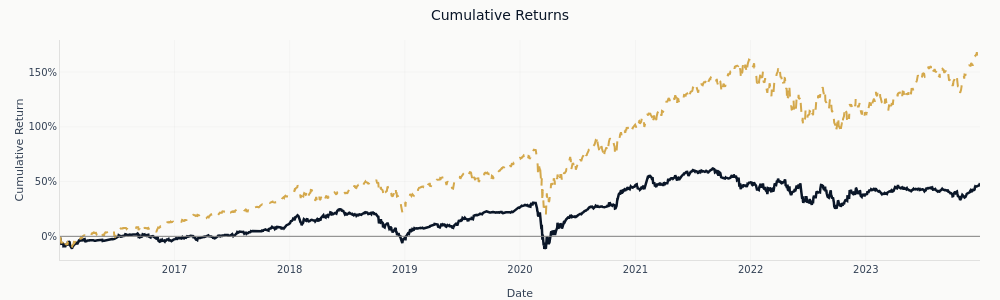
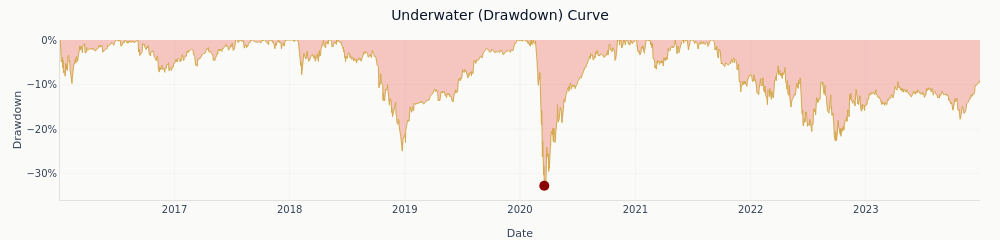
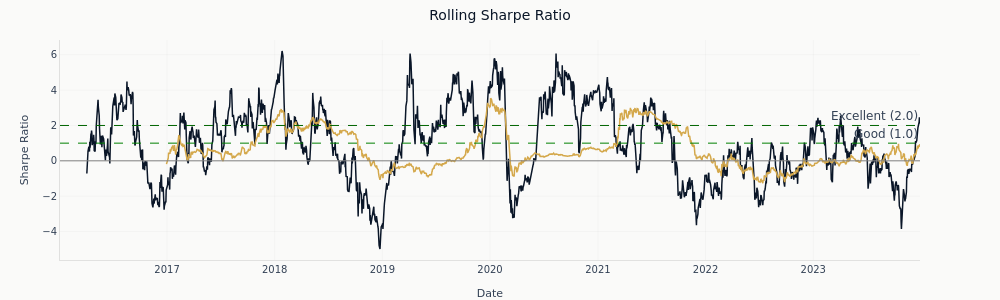

Notebook source saved alongside these figures, in order:
### Markdown cell above
## 10. Tear Sheet: `ml4t-diagnostic`

`ml4t-diagnostic` exposes two delivery modes for the same analysis surface:

- **Inline**: `create_portfolio_dashboard(analysis).show()` renders the
  metrics block plus each Plotly figure (cumulative returns, drawdown
  underwater, rolling Sharpe, monthly heatmap, returns distribution, etc.) as
  normal notebook cell outputs.
- **HTML**: `tear_sheet.save_html(path)` writes a self-contained file that
  embeds the same content for sharing or archival.

We build the analysis on the HRP walk-forward returns versus SPY (the same
benchmark the chapter prose uses). The tear sheet metrics are computed from
the strategy series, so they will track the table above to within rounding.

### Code cell
hrp_returns_series = portfolio_returns["HRP"].dropna()
spy_returns_series = returns["SPY"].reindex(hrp_returns_series.index).dropna()
common_idx = hrp_returns_series.index.intersection(spy_returns_series.index)

hrp_analysis = PortfolioAnalysis(
    returns=hrp_returns_series.loc[common_idx].to_numpy(),
    benchmark=spy_returns_series.loc[common_idx].to_numpy(),
    dates=common_idx,
    risk_free=0.0,
    periods_per_year=252,
)

hrp_tear_sheet = create_portfolio_dashboard(hrp_analysis)

for dashboard_figure in hrp_tear_sheet.figures.values():
    dashboard_figure.update_layout(
        paper_bgcolor=COLORS["bg_light"],
        plot_bgcolor=COLORS["bg_light"],
        font_color=COLORS["neutral"],
    )

rolling_beta_figure = hrp_tear_sheet.figures["Rolling Beta"]
rolling_beta_figure.update_layout(margin=dict(l=60, r=90, t=40, b=40))
rolling_beta_figure.update_annotations(x=0.995, xanchor="right")

# Inline display: metrics summary + each constituent figure as a separate cell.
hrp_tear_sheet.show()

### Figure 1 — Plotly figure (JSON) as saved in the notebook; plotly's stock layout.template omitted (floating-point values rounded to 4 significant figures; data arrays with more than 128 entries replaced by an {"elided": "..."} marker saying what was removed)
{"data": [{"hovertemplate": "Date: %{x}<br>Return: %{y:.2%}<extra></extra>", "line": {"color": "#0a1628", "width": 2.5}, "mode": "lines", "name": "Strategy", "type": "scatter", "x": {"elided": "2012 str values"}, "y": {"elided": "2012 float values"}}, {"hovertemplate": "Date: %{x}<br>Return: %{y:.2%}<extra></extra>", "line": {"color": "#D4A84B", "dash": "dash", "width": 2.0}, "mode": "lines", "name": "Benchmark", "type": "scatter", "x": {"elided": "2012 str values"}, "y": {"elided": "2012 float values"}}], "layout": {"font": {"color": "#334155", "family": "DM Sans, DejaVu Sans, sans-serif", "size": 12}, "height": 300, "hoverlabel": {"bgcolor": "white", "font": {"family": "DM Sans, DejaVu Sans, sans-serif", "size": 13}}, "hovermode": "x unified", "legend": {"x": 0.01, "xanchor": "left", "y": 0.99, "yanchor": "top"}, "margin": {"b": 40, "l": 60, "r": 20, "t": 40}, "paper_bgcolor": "#FAFAF9", "plot_bgcolor": "#FAFAF9", "shapes": [{"line": {"color": "gray", "dash": "solid", "width": 1}, "type": "line", "x0": 0, "x1": 1, "xref": "x domain", "y0": 0, "y1": 0, "yref": "y"}], "showlegend": false, "title": {"text": "Cumulative Returns"}, "width": 1000, "xaxis": {"gridcolor": "rgba(0,0,0,0.06)", "linecolor": "rgba(0,0,0,0.1)", "title": {"text": "Date"}, "zeroline": false}, "yaxis": {"gridcolor": "rgba(0,0,0,0.06)", "linecolor": "rgba(0,0,0,0.1)", "tickformat": ".0%", "title": {"text": "Cumulative Return"}, "zeroline": false}}}

### Figure 2 — Plotly figure (JSON) as saved in the notebook; plotly's stock layout.template omitted (floating-point values rounded to 4 significant figures; data arrays with more than 128 entries replaced by an {"elided": "..."} marker saying what was removed)
{"data": [{"fill": "tozeroy", "fillcolor": "rgba(231, 76, 60, 0.3)", "hovertemplate": "Date: %{x}<br>Drawdown: %{y:.2%}<extra></extra>", "line": {"color": "#D4A84B", "width": 1}, "mode": "lines", "name": "Drawdown", "type": "scatter", "x": {"elided": "2012 str values"}, "y": {"elided": "2012 float values"}}, {"hovertemplate": "Max Drawdown<br>Date: %{x}<br>DD: %{y:.2%}<extra></extra>", "marker": {"color": "darkred", "size": 10, "symbol": "circle"}, "mode": "markers", "name": "Max DD: -32.7%", "type": "scatter", "x": ["2020-03-18T00:00:00"], "y": [-0.3273]}], "layout": {"font": {"color": "#334155", "family": "DM Sans, DejaVu Sans, sans-serif", "size": 12}, "height": 240, "hoverlabel": {"bgcolor": "white", "font": {"family": "DM Sans, DejaVu Sans, sans-serif", "size": 13}}, "hovermode": "x unified", "legend": {"x": 0.99, "xanchor": "right", "y": 0.01, "yanchor": "bottom"}, "margin": {"b": 40, "l": 60, "r": 20, "t": 40}, "paper_bgcolor": "#FAFAF9", "plot_bgcolor": "#FAFAF9", "showlegend": false, "title": {"text": "Underwater (Drawdown) Curve"}, "width": 1000, "xaxis": {"gridcolor": "rgba(0,0,0,0.06)", "linecolor": "rgba(0,0,0,0.1)", "title": {"text": "Date"}, "zeroline": false}, "yaxis": {"gridcolor": "rgba(0,0,0,0.06)", "linecolor": "rgba(0,0,0,0.1)", "tickformat": ".0%", "title": {"text": "Drawdown"}, "zeroline": false}}}

### Figure 3 — Plotly figure (JSON) as saved in the notebook; plotly's stock layout.template omitted (floating-point values rounded to 4 significant figures; data arrays with more than 128 entries replaced by an {"elided": "..."} marker saying what was removed)
{"data": [{"hovertemplate": "63d Sharpe: %{y:.2f}<extra></extra>", "line": {"color": "#0a1628", "width": 1.5}, "mode": "lines", "name": "63d", "type": "scatter", "x": {"elided": "2012 str values"}, "y": {"elided": "2012 float values"}}, {"hovertemplate": "252d Sharpe: %{y:.2f}<extra></extra>", "line": {"color": "#D4A84B", "width": 1.5}, "mode": "lines", "name": "252d", "type": "scatter", "x": {"elided": "2012 str values"}, "y": {"elided": "2012 float values"}}], "layout": {"annotations": [{"showarrow": false, "text": "Good (1.0)", "x": 1, "xanchor": "right", "xref": "x domain", "y": 1, "yanchor": "bottom", "yref": "y"}, {"showarrow": false, "text": "Excellent (2.0)", "x": 1, "xanchor": "right", "xref": "x domain", "y": 2, "yanchor": "bottom", "yref": "y"}], "font": {"color": "#334155", "family": "DM Sans, DejaVu Sans, sans-serif", "size": 12}, "height": 300, "hoverlabel": {"bgcolor": "white", "font": {"family": "DM Sans, DejaVu Sans, sans-serif", "size": 13}}, "hovermode": "x unified", "legend": {"x": 0.01, "xanchor": "left", "y": 0.99, "yanchor": "top"}, "margin": {"b": 40, "l": 60, "r": 80, "t": 40}, "paper_bgcolor": "#FAFAF9", "plot_bgcolor": "#FAFAF9", "shapes": [{"line": {"color": "gray", "dash": "solid", "width": 1}, "type": "line", "x0": 0, "x1": 1, "xref": "x domain", "y0": 0, "y1": 0, "yref": "y"}, {"line": {"color": "green", "dash": "dash", "width": 1}, "type": "line", "x0": 0, "x1": 1, "xref": "x domain", "y0": 1, "y1": 1, "yref": "y"}, {"line": {"color": "darkgreen", "dash": "dash", "width": 1}, "type": "line", "x0": 0, "x1": 1, "xref": "x domain", "y0": 2, "y1": 2, "yref": "y"}], "showlegend": false, "title": {"text": "Rolling Sharpe Ratio"}, "width": 1000, "xaxis": {"gridcolor": "rgba(0,0,0,0.06)", "linecolor": "rgba(0,0,0,0.1)", "title": {"text": "Date"}, "zeroline": false}, "yaxis": {"gridcolor": "rgba(0,0,0,0.06)", "linecolor": "rgba(0,0,0,0.1)", "title": {"text": "Sharpe Ratio"}, "zeroline": false}}}
